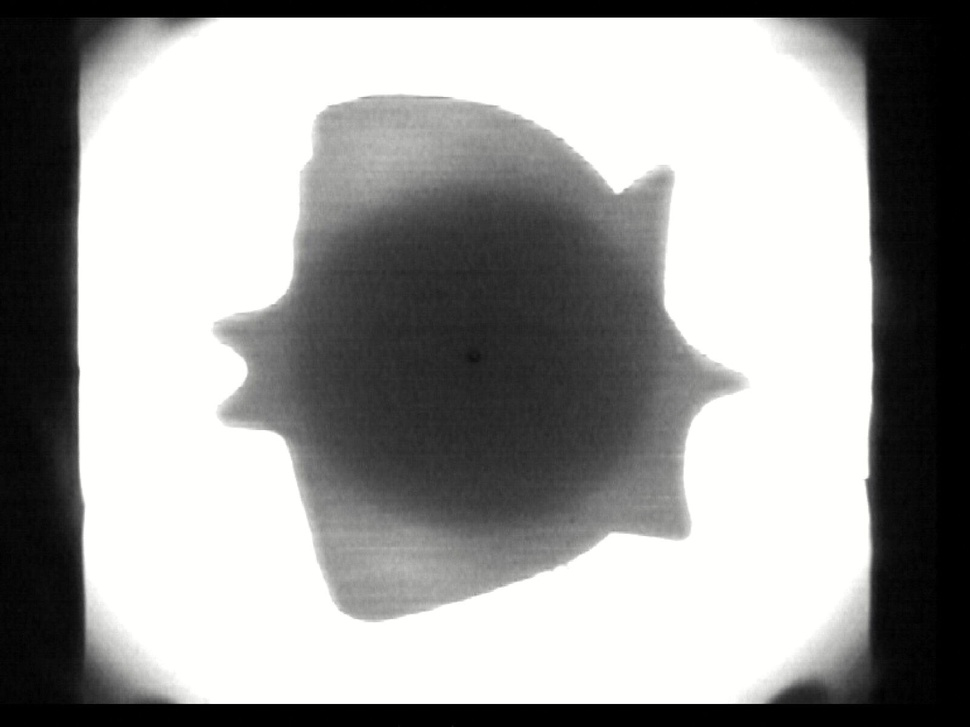
#> input picture Learning_path/Python_Exercises/Find_Countour/fisch2.jpg, 970 x 727 px, shrunk from 1600 x 1200 before the run, found by its file name
$ python Drapability_reader.py
#> lines starting #> are read from the running program, lines starting #| are printed output that depends on the picture; after the words box and inside, x2 and y2 are one past the last pixel; in counts of white or black regions, pixels touching at a corner belong together
import cv2
import numpy as np

# Constants (in cm or converted to pixels as needed)
R_SUPPORT = 18 / 2  # support disc diameter in cm / 2
R_FABRIC = 30 / 2   # fabric diameter in cm / 2

# Function to calculate area of a circle given radius in cm
def circle_area_cm2(radius_cm):
    return np.pi * (radius_cm ** 2)

# Load the image in grayscale
img = cv2.imread("/Users/paulovitor/Desktop/Projects/Github_edit/Learning_Python/Learning_path/Python_Exercises/Find_Countour/fisch2.jpg", cv2.IMREAD_GRAYSCALE)
#> img: shape (727, 970); min 0, max 255, mean 153.4
if img is None:
    print("❌ Error: Image not found.")
    exit()

# Threshold the image to binary (white = draped area)
_, binary = cv2.threshold(img, 180, 255, cv2.THRESH_BINARY_INV)
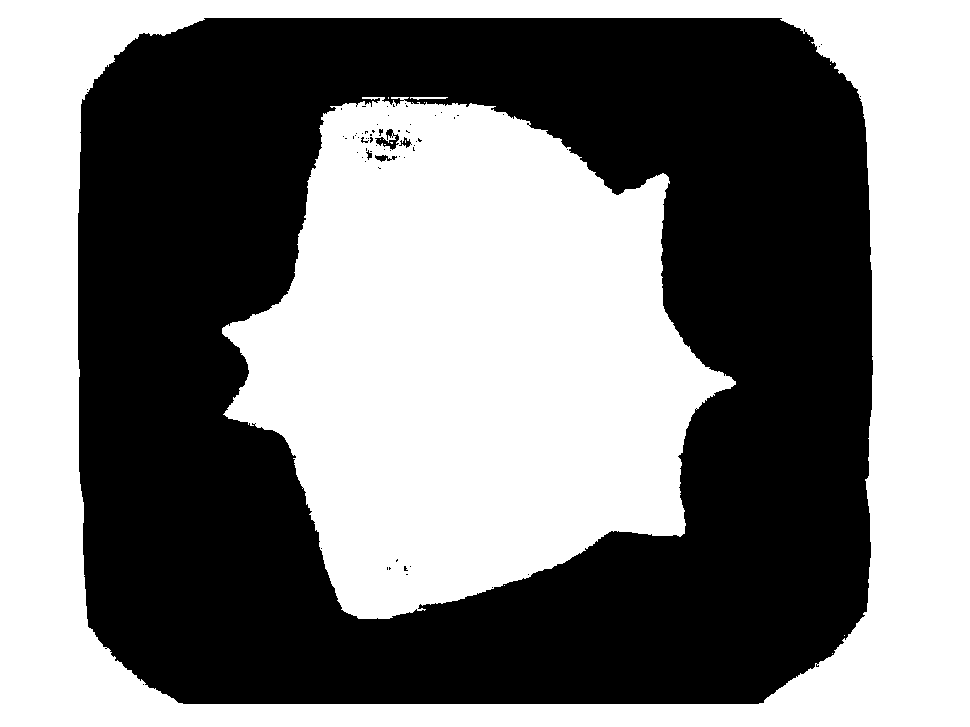
#> binary: shape (727, 970); 50.3% white; 66 black regions (60 under 20 px), largest, box (x1, y1, x2, y2) and area: (78, 18, 873, 704) 350152, (375, 129, 399, 150) 206, (375, 155, 397, 162) 79, (399, 137, 412, 148) 59, (366, 150, 372, 160) 29, (361, 137, 369, 143) 20

# Optional: show the binary image
cv2.imshow("Thresholded", binary)
cv2.waitKey(0)
cv2.destroyAllWindows()

# Count white pixels (i.e., draped area in image)
draped_pixel_area = cv2.countNonZero(binary)
#> draped_pixel_area = 354483

# Convert image dimensions to real-world area
# You must calibrate this if you want real units, or work in pixels only
# For now, calculate everything in pixels and use ratios

# Calculate reference pixel areas for the fabric and support
height, width = img.shape
#> height = 727; width = 970
cx, cy = width // 2, height // 2
#> cx = 485; cy = 363

# Convert reference radii from cm to pixels (assume known or calibrated)
# Replace these with the correct pixel values from your image
R_FABRIC_PIX = 300  # example: full fabric radius in pixels
R_SUPPORT_PIX = 180  # example: support disc radius in pixels

area_support_pix = np.pi * (R_SUPPORT_PIX ** 2)
area_fabric_pix = np.pi * (R_FABRIC_PIX ** 2)

# Drape Coefficient formula
drape_coeff = ((draped_pixel_area - area_support_pix) /
               (area_fabric_pix - area_support_pix)) * 100
#> drape_coeff = 139.6

print(f"Drape area (px): {draped_pixel_area:.2f}")
#| Drape area (px): 354483.00
print(f"Drape Coefficient: {drape_coeff:.2f} %")
#| Drape Coefficient: 139.64 %

$ run again, with Learning_path/Python_Exercises/Find_Countour/Circle.png saved as Learning_path/Python_Exercises/Find_Countour/fisch2.jpg
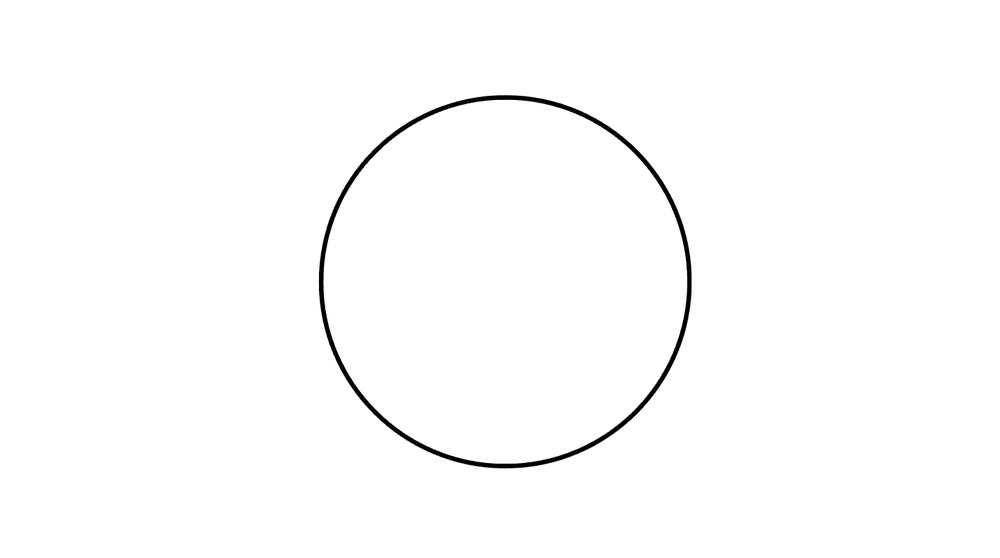
#> input picture Learning_path/Python_Exercises/Find_Countour/Circle.png, 1000 x 558 px, shrunk from 1442 x 804 before the run, found by its file name
#> img is the input picture: shape (558, 1000); min 0, max 255, mean 252.6
#> `_, binary = cv2.threshold(img, 180, 255, cv2.THRESH_BINARY_INV)`:
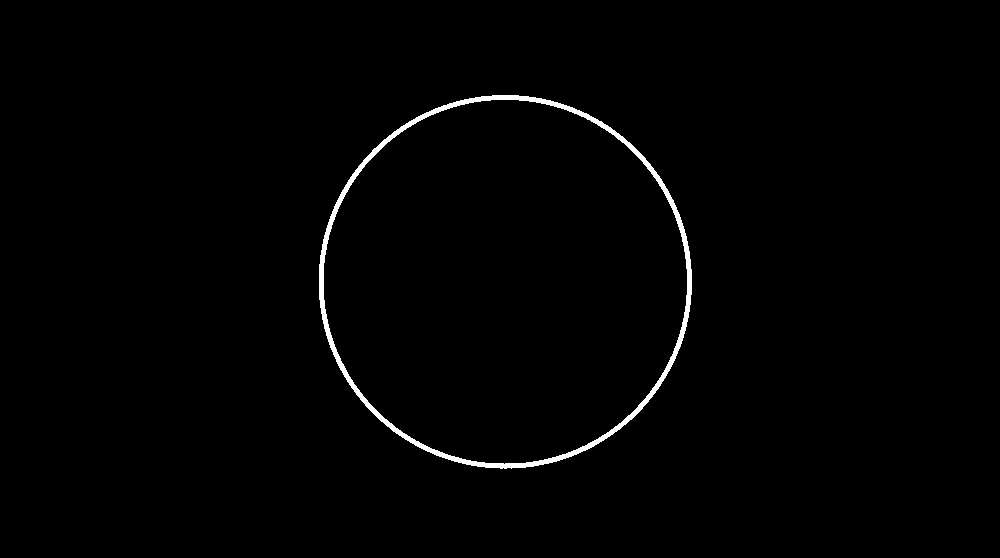
#> binary: shape (558, 1000); 1% white; 1 white region, box (x1, y1, x2, y2) and area: (319, 95, 692, 469) 5722
#> draped_pixel_area = 5722
#> drape_coeff = -53.09
#| Drape area (px): 5722.00
#| Drape Coefficient: -53.09 %
